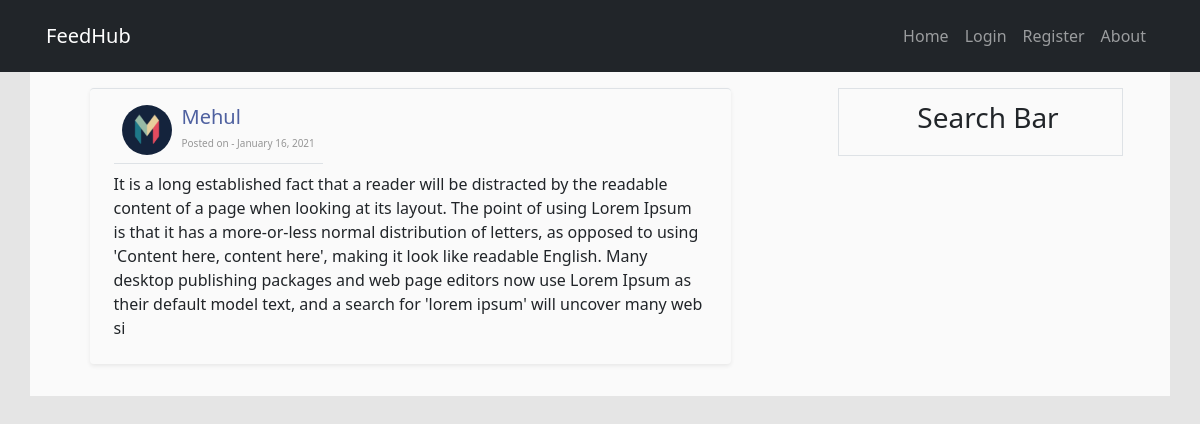
The app's page /post/2/ with its own data.
### feedhub/models.py (models this page shows, shortened)
class Post(models.Model):
    title = models.CharField(max_length=100)
    content = models.TextField()
    date_posted = models.DateTimeField(default=timezone.now)
    author = models.ForeignKey(User, on_delete=models.CASCADE)

### users/models.py (models this page shows, shortened)
class Profile(models.Model):
    user = models.OneToOneField(User, on_delete=models.CASCADE)
    image = models.ImageField(default='default.jpg', upload_to='profile_pics')

### feedhub/views.py (the view)
# urls.py: path('post/<int:pk>/', PostDetailView.as_view(), name='feed-dtl'),
class PostDetailView(DetailView):
	model = Post

### feedhub/templates/feedhub/post_detail.html (shortened to what this page needs)
{% extends "feedhub/base.html" %}
{% block content %}
	<div class="container mb-3 py-2 _stpbx border-top rounded shadow-sm">
			<div class="d-inline-flex border-bottom mb-2 p-2">
				<img class="_usrlg" width="50px" height="50px" src="{{object.author.profile.image.url}}" alt="profile_pic">
				<div>
					<h2><a href="{% url 'feedhub:user-posts' object.author.username %}">{{ object.author }}</a></h2>
					<small>Posted on - {{ object.date_posted|date:"F j, Y"}}</small>
				</div>
			</div>
			<p>{{ object.content }}</p>
	</div>
{% endblock content %}

### feedhub/static/feedhub/main.css (style rules this page uses)
._stpbx h2 { font-size: 20px; margin: 0; }
._stpbx h2 a { text-decoration: none; color: rgba(60,80,150,0.9); }
._stpbx small { font-size: 10px; font-weight: normal; color: rgba(0,0,0,0.4); }
._usrlg { border-radius: 100%; margin-right: 10px; overflow: hidden; }

### records on screen
Post: author.profile.image (picture), author "Mehul", date_posted "January 16, 2021", content "It is a long established fact that a reader will be distracted by the readable content of a page when looking at its layout. The point of using Lorem Ipsum is that it has a more-or-less normal distribution of letters, as opposed to using 'Content here, content here', making it look like readable English. Many desktop publishing packages and web page editors now use Lorem Ipsum as their default model text, and a search for 'lorem ipsum' will uncover many web si"
